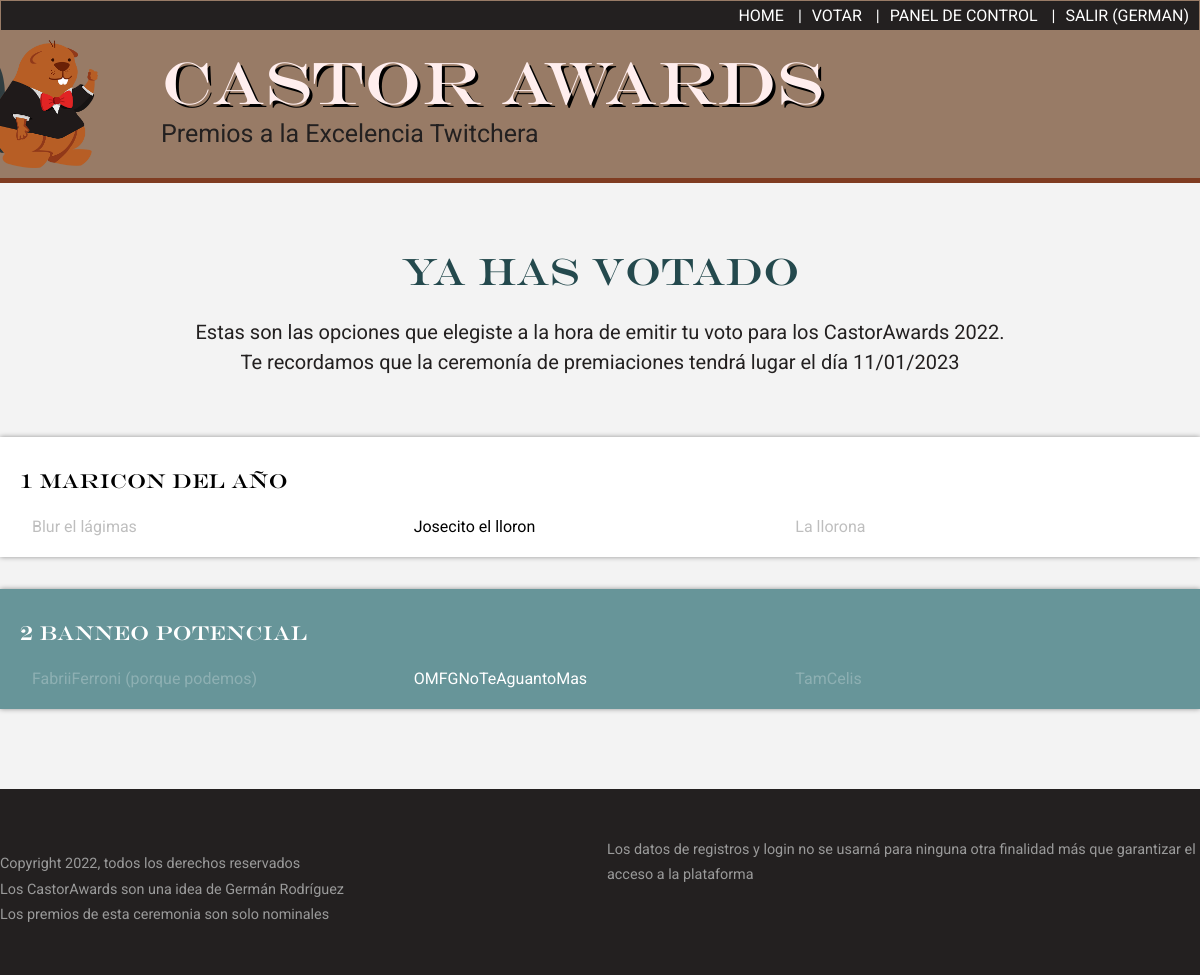
The app's page /votar (signed in) with its own data.
### tables this page shows
CREATE TABLE ceremonias(
    ID SMALLINT UNSIGNED NOT NULL AUTO_INCREMENT PRIMARY KEY,
    NOMBRE VARCHAR(100),
    FECHA_NOMINACIONES_INICIO DATETIME,
    FECHA_NOMINACIONES_FIN DATETIME,
    FECHA_VOTACIONES_INICIO DATETIME,
    FECHA_VOTACIONES_FIN DATETIME,
    FECHA_RESULTADOS_VISIBLES DATETIME,
    FECHA_CEREMONIA DATETIME,
    FECHA_ALTA DATETIME,
    CEREMONIA_ACTUAL TINYINT(1) NOT NULL DEFAULT 0
);

CREATE TABLE nominaciones(
    ID INT UNSIGNED NOT NULL AUTO_INCREMENT PRIMARY KEY,
    NOMINADO VARCHAR(200) NOT NULL,
    IMAGEN VARCHAR(100),
    ACTIVO TINYINT(1) DEFAULT NULL,  
    FECHA_ALTA DATETIME,
    FKUSUARIO INT UNSIGNED NOT NULL,
    FKCATEGORIA INT UNSIGNED NOT NULL,
    UUID VARCHAR(100) NOT NULL,  
    CONSTRAINT NOMINACION_USUARIO FOREIGN KEY(FKUSUARIO) REFERENCES usuarios(ID) ON DELETE CASCADE ON UPDATE CASCADE,
    CONSTRAINT NOMINACION_CATEGORIA FOREIGN KEY(FKCATEGORIA) REFERENCES categorias(ID) ON DELETE CASCADE ON UPDATE CASCADE
 );

### mvc/models/CeremoniasModel.php (called while the page is built, shortened)
<?php
class CeremoniasModel{
    public static function getCurrentCeremony( ){
        global $cnx;
        $query = <<<SQL
        SELECT
            ID AS ID_CEREMONIA,
            NOMBRE,
            FECHA_NOMINACIONES_INICIO,
            FECHA_NOMINACIONES_FIN,
            FECHA_VOTACIONES_INICIO,
            FECHA_VOTACIONES_FIN,
            FECHA_RESULTADOS_VISIBLES,
            DATE_FORMAT( FECHA_CEREMONIA, '%d/%m/%Y' ) AS FECHA_CEREMONIA_SPA,
            NOW( ) AS HOY,
            IF( NOW( ) BETWEEN FECHA_NOMINACIONES_INICIO AND FECHA_NOMINACIONES_FIN, 1, 0 ) AS NOMINACIONES_ACTIVAS,
            IF( NOW( ) BETWEEN FECHA_VOTACIONES_INICIO AND FECHA_VOTACIONES_FIN, 1, 0 ) AS VOTACIONES_ACTIVAS,
            IF( NOW( ) > FECHA_RESULTADOS_VISIBLES, 1, 0) AS VER_RESULTADOS,
            ( SELECT COUNT(*) FROM categorias WHERE FKCEREMONIA = ID_CEREMONIA ) AS CANT_CATEGORIAS
        FROM ceremonias
        WHERE CEREMONIA_ACTUAL = 1
SQL;
        $stmt = $cnx->prepare( $query );
        $stmt->execute( );
        return $stmt->fetch( );
    }
}

### mvc/controllers/UtilsController.php (called while the page is built, shortened)
<?php
include_once MVC.DS.'models'.DS.'CeremoniasModel.php';
class UtilsController{
    public static function getCurrentCeremony( ){
        return CeremoniasModel::getCurrentCeremony( );
    }
}

### mvc/controllers/VoteController.php (called while the page is built, shortened)
<?php
require_once MVC.DS.'models'.DS.'VotosModel.php';
class VoteController{
    public static function index( ){
        $id_usuario = isset( $_SESSION['USER'] ) ?
                            $_SESSION['USER']['ID'] :
                            0;
        $total_votos = VotosModel::can_vote( $id_usuario );
        $nominados = VotosModel::votaciones( $id_usuario );
        return [
            'already_voted' => (int) $total_votos['TOTAL'] > 0,
            'nominados' => $nominados
        ];
    }
}

### mvc/models/VotosModel.php (called while the page is built, shortened)
<?php
class VotosModel{
    public static function can_vote( $id ){
        global $cnx;
        $c = <<<SQL
        SELECT COUNT( * ) AS TOTAL
        FROM votos AS v
        WHERE FKUSUARIO = ?
        SQL;
        $s = $cnx->prepare($c);
        $s->execute( [ $id ] );
        return $s->fetch( );
    }
    public static function votaciones( $id ){
        global $cnx;
        $c = <<<SQL
            SELECT
                cer.NOMBRE AS CEREMONIA,
                cat.ID AS IDCATEGORIA,
                cat.CATEGORIA,
                n.ID as IDNOMINADO,
                n.NOMINADO,
                n.IMAGEN,
                n.UUID,
                IFNULL( ( SELECT IF( FKNOMINACION IS NULL, 0, 1 ) FROM votos WHERE FKNOMINACION = n.ID AND FKUSUARIO = ? ), 0 ) AS SELECCIONADO
            FROM categorias AS cat
            JOIN ceremonias AS cer ON cer.ID = cat.FKCEREMONIA
            JOIN nominaciones AS n ON cat.ID = n.FKCATEGORIA
            WHERE cer.CEREMONIA_ACTUAL = 1 AND n.ACTIVO = 1
            ORDER BY cat.ORDEN, cat.ID, n.NOMINADO
        SQL;
        $st = $cnx->prepare($c);
        $st->execute( [ $id ] );
        $resultados = $st->fetchAll();
        $respuesta = [];
        foreach( $resultados as $r ){
            $idcategoria = $r['IDCATEGORIA'];
            if( !isset( $respuesta[$idcategoria] ) ):
                $respuesta[$idcategoria] = [
                    'categoria' => $r['CATEGORIA'],
                    'opciones' => []
                ];
            endif;
            $respuesta[$idcategoria]['opciones'][] = [
                'id' => $r['IDNOMINADO'],
                'nombre' => $r['NOMINADO'],
                'foto' => $r['IMAGEN'],
                'uuid' => $r['UUID'],
                'seleccionado' => $r['SELECCIONADO']
            ];
        }
        return $respuesta;
    }
}

### mvc/views/logged/votar_resultados.php (the view)
<h2>Ya has votado</h2>
<p class='subtitle'>Estas son las opciones que elegiste a la hora de emitir tu voto para los CastorAwards 2022.<br />
Te recordamos que la ceremonía de premiaciones tendrá lugar el día <?php echo $ceremonia_actual['FECHA_CEREMONIA_SPA']; ?></p>
<section class="section-votaciones">
    <?php
    foreach( $datos['nominados'] as $idcategoria => $categoria ):
        echo "<div>";
        echo "<h3>$categoria[categoria]</h3>";
        echo "<ul>";
        foreach( $categoria['opciones'] as $opcion ){
            $icono_votado = $opcion['seleccionado'] == 1 ? ' <span>&lArr; elegiste este</span>' : '';
            $class_seleccionado = $opcion['seleccionado'] == 1 ? 'seleccionado' : 'no-seleccionado';
            $img_tag = $opcion["foto"] ?
                        "<div><img src='/assets/uploads/$opcion[foto]' alt='Imagen de  $opcion[nombre]' /></div>" :
                        "";
            echo "<li class='$class_seleccionado'>$opcion[nombre]$icono_votado $img_tag</li>";
        }
        echo "</ul>";
        echo "</div>";
    endforeach;
    ?>
</section>

### assets/css/estilos.css (style rules this page uses)
:root { --green: #24494d; --brown: #232020; --brownie: #987b66; --brownkk: #7f3c21; }
* { box-sizing: border-box; }
body { margin: 0; padding: 0; background: #f3f3f3; font-family: 'Roboto', sans-serif; }
ul { list-style: none; margin: 0; padding: 0; }
h1, h2, h3 { font-weight: normal; font-family: headings; }
main h1, main h2 { font-size: 38px; text-align: center; color: var(--green); }
.section-votaciones, .form-votaciones { counter-set: numeritos 0; }
.section-votaciones > div, .form-votaciones fieldset { counter-increment: numeritos; border: none; background: white; position: relative; margin-bottom: 2em; display: grid; padding: 3.5em 2em 1em 2em; gap: 15px 9px; grid-template-columns: repeat(3, 1fr); box-shadow: 0 0 5px rgba(0,0,0,.4); }
.section-votaciones > div { display: block; }
.section-votaciones > div ul { padding-top: 20px; display: grid; grid-template-columns: repeat(3, 1fr); gap: 15px 9px; }
.section-votaciones > div:nth-child(even), .form-votaciones fieldset:nth-child(even) { background: #679599; color: white; }
.section-votaciones > div h3, .form-votaciones fieldset legend { font-family: headings; position: absolute; top: .5em; left: 1em; font-size: 20px; }
.section-votaciones > div h3::before, .form-votaciones fieldset legend::before { content: counter(numeritos) ' ' ; }
.section-votaciones > div ul li:not(.seleccionado) { opacity: 0.25; }
.subtitle { font-size: 20px; color: #232020; line-height: 1.5em; width: 70%; margin: 1em auto 3em; text-align: center; }

### records on screen
ceremonias: nominaciones.NOMINADO "Blur el lágimas", nominaciones.NOMINADO "Josecito el lloron", nominaciones.NOMINADO "La llorona", nominaciones.NOMINADO "FabriiFerroni (porque podemos)", nominaciones.NOMINADO "OMFGNoTeAguantoMas", nominaciones.NOMINADO "TamCelis"

### other values on screen
$_SESSION['USER']['USERNAME'] "GERMAN"
$ceremonia_actual['FECHA_CEREMONIA_SPA'] "11/01/2023"
$categoria[categoria] "Maricon del año"
$categoria[categoria] "Banneo potencial"
